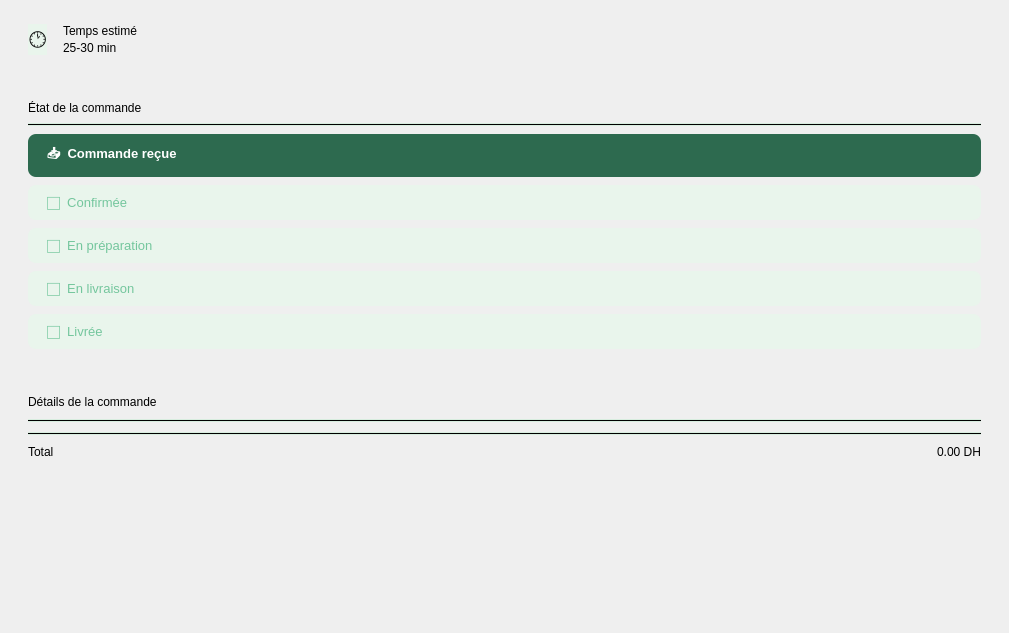
          <widget class="QWidget" name="scrollContentSuivi">
           <property name="geometry">
            <rect>
             <x>0</x>
             <y>0</y>
             <width>1009</width>
             <height>633</height>
            </rect>
           </property>
           <layout class="QVBoxLayout">
            <property name="spacing">
             <number>14</number>
            </property>
            <property name="leftMargin">
             <number>8</number>
            </property>
            <property name="topMargin">
             <number>8</number>
            </property>
            <property name="rightMargin">
             <number>8</number>
            </property>
            <property name="bottomMargin">
             <number>8</number>
            </property>
            <item>
             <widget class="QFrame" name="frameTemps">
              <layout class="QHBoxLayout">
               <property name="spacing">
                <number>16</number>
               </property>
               <property name="leftMargin">
                <number>20</number>
               </property>
               <property name="topMargin">
                <number>16</number>
               </property>
               <property name="rightMargin">
                <number>20</number>
               </property>
               <property name="bottomMargin">
                <number>16</number>
               </property>
               <item>
                <widget class="QLabel" name="lblIconeTemps">
                 <property name="styleSheet">
                  <string>background:#E9F5EC;border-radius:24px;font-size:22px;</string>
                 </property>
                 <property name="text">
                  <string>🕐</string>
                 </property>
                 <property name="alignment">
                  <set>Qt::AlignmentFlag::AlignCenter</set>
                 </property>
                </widget>
               </item>
               <item>
                <layout class="QVBoxLayout">
                 <property name="spacing">
                  <number>3</number>
                 </property>
                 <item>
                  <widget class="QLabel" name="lblTempsLabel">
                   <property name="text">
                    <string>Temps estimé</string>
                   </property>
                  </widget>
                 </item>
                 <item>
                  <widget class="QLabel" name="lblTempsValeur">
                   <property name="text">
                    <string>25-30 min</string>
                   </property>
                  </widget>
                 </item>
                </layout>
               </item>
               <item>
                <spacer>
                 <property name="orientation">
                  <enum>Qt::Orientation::Horizontal</enum>
                 </property>
                 <property name="sizeHint" stdset="0">
                  <size>
                   <width>0</width>
                   <height>0</height>
                  </size>
                 </property>
                </spacer>
               </item>
              </layout>
             </widget>
            </item>
            <item>
             <widget class="QFrame" name="frameEtapes">
              <layout class="QVBoxLayout">
               <property name="spacing">
                <number>8</number>
               </property>
               <property name="leftMargin">
                <number>20</number>
               </property>
               <property name="topMargin">
                <number>16</number>
               </property>
               <property name="rightMargin">
                <number>20</number>
               </property>
               <property name="bottomMargin">
                <number>16</number>
               </property>
               <item>
                <widget class="QLabel" name="lblTitreEtapes">
                 <property name="text">
                  <string>État de la commande</string>
                 </property>
                </widget>
               </item>
               <item>
                <widget class="QFrame" name="frame">
                 <property name="styleSheet">
                  <string>background:#D8EDDF;max-height:1px;</string>
                 </property>
                 <property name="frameShape">
                  <enum>QFrame::Shape::HLine</enum>
                 </property>
                </widget>
               </item>
               <item>
                <widget class="QLabel" name="lblEtape1">
                 <property name="styleSheet">
                  <string>background:#2D6A4F;color:white;border-radius:8px;font-size:13px;font-weight:bold;padding:10px 16px;</string>
                 </property>
                 <property name="text">
                  <string>📥  Commande reçue</string>
                 </property>
                </widget>
               </item>
               <item>
                <widget class="QLabel" name="lblEtape2">
                 <property name="styleSheet">
                  <string>background:#E9F5EC;color:#74C69D;border-radius:8px;font-size:13px;padding:10px 16px;</string>
                 </property>
                 <property name="text">
                  <string>⬜  Confirmée</string>
                 </property>
                </widget>
               </item>
               <item>
                <widget class="QLabel" name="lblEtape3">
                 <property name="styleSheet">
                  <string>background:#E9F5EC;color:#74C69D;border-radius:8px;font-size:13px;padding:10px 16px;</string>
                 </property>
                 <property name="text">
                  <string>⬜  En préparation</string>
                 </property>
                </widget>
               </item>
               <item>
                <widget class="QLabel" name="lblEtape4">
                 <property name="styleSheet">
                  <string>background:#E9F5EC;color:#74C69D;border-radius:8px;font-size:13px;padding:10px 16px;</string>
                 </property>
                 <property name="text">
                  <string>⬜  En livraison</string>
                 </property>
                </widget>
               </item>
               <item>
                <widget class="QLabel" name="lblEtape5">
                 <property name="styleSheet">
                  <string>background:#E9F5EC;color:#74C69D;border-radius:8px;font-size:13px;padding:10px 16px;</string>
                 </property>
                 <property name="text">
                  <string>⬜  Livrée</string>
                 </property>
                </widget>
               </item>
              </layout>
             </widget>
            </item>
            <item>
             <widget class="QFrame" name="frameDetailsSuivi">
              <layout class="QVBoxLayout">
               <property name="spacing">
                <number>10</number>
               </property>
               <property name="leftMargin">
                <number>20</number>
               </property>
               <property name="topMargin">
                <number>16</number>
               </property>
               <property name="rightMargin">
                <number>20</number>
               </property>
               <property name="bottomMargin">
                <number>16</number>
               </property>
               <item>
                <widget class="QLabel" name="lblTitreDetails">
                 <property name="text">
                  <string>Détails de la commande</string>
                 </property>
                </widget>
               </item>
               <item>
                <widget class="QFrame" name="frame">
                 <property name="styleSheet">
                  <string>background:#D8EDDF;max-height:1px;</string>
                 </property>
                 <property name="frameShape">
                  <enum>QFrame::Shape::HLine</enum>
                 </property>
                </widget>
               </item>
               <item>
                <layout class="QVBoxLayout" name="layoutDetailsSuivi">
                 <property name="spacing">
                  <number>8</number>
                 </property>
                </layout>
               </item>
               <item>
                <widget class="QFrame" name="frame">
                 <property name="styleSheet">
                  <string>background:#D8EDDF;max-height:1px;</string>
                 </property>
                 <property name="frameShape">
                  <enum>QFrame::Shape::HLine</enum>
                 </property>
                </widget>
               </item>
               <item>
                <layout class="QHBoxLayout">
                 <item>
                  <widget class="QLabel" name="lblTotalSuiviLabel">
                   <property name="text">
                    <string>Total</string>
                   </property>
                  </widget>
                 </item>
                 <item>
                  <spacer>
                   <property name="orientation">
                    <enum>Qt::Orientation::Horizontal</enum>
                   </property>
                   <property name="sizeHint" stdset="0">
                    <size>
                     <width>0</width>
                     <height>0</height>
                    </size>
                   </property>
                  </spacer>
                 </item>
                 <item>
                  <widget class="QLabel" name="lblTotalSuivi">
                   <property name="text">
                    <string>0.00 DH</string>
                   </property>
                  </widget>
                 </item>
                </layout>
               </item>
              </layout>
             </widget>
            </item>
            <item>
             <spacer>
              <property name="orientation">
               <enum>Qt::Orientation::Vertical</enum>
              </property>
              <property name="sizeHint" stdset="0">
               <size>
                <width>0</width>
                <height>20</height>
               </size>
              </property>
             </spacer>
            </item>
           </layout>
          </widget>
